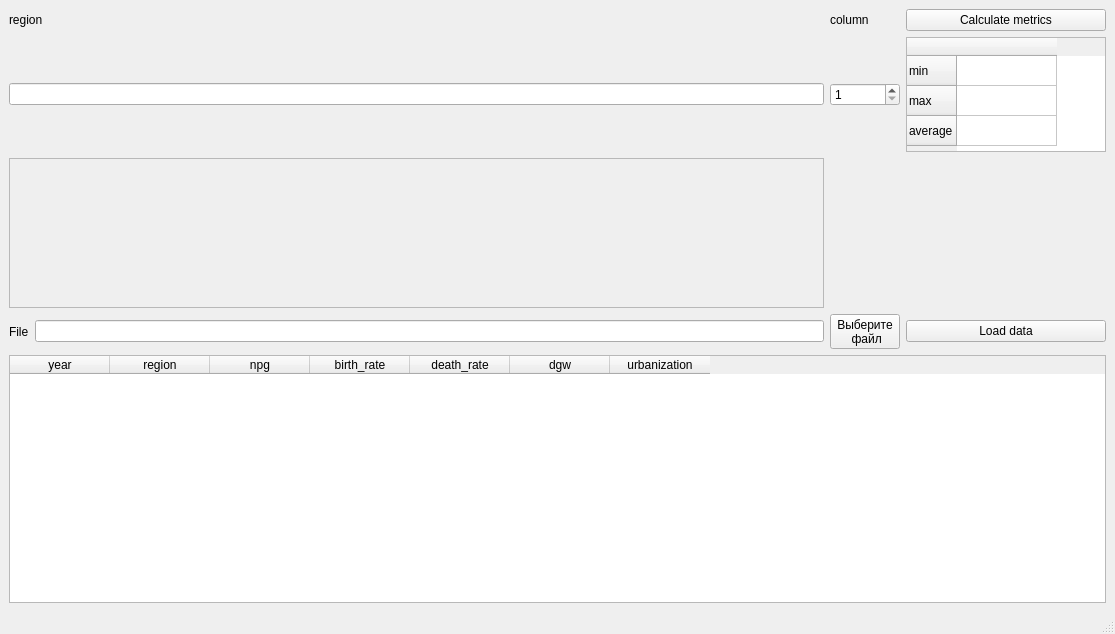
<?xml version="1.0" encoding="UTF-8"?>
<ui version="4.0">
 <class>MainWindow</class>
 <widget class="QMainWindow" name="MainWindow">
  <property name="geometry">
   <rect>
    <x>0</x>
    <y>0</y>
    <width>1115</width>
    <height>634</height>
   </rect>
  </property>
  <property name="windowTitle">
   <string>MainWindow</string>
  </property>
  <widget class="QWidget" name="centralwidget">
   <layout class="QGridLayout" name="gridLayout_2">
    <item row="0" column="0">
     <layout class="QGridLayout" name="gridLayout">
      <item row="0" column="0">
       <widget class="QLabel" name="label">
        <property name="text">
         <string>region</string>
        </property>
       </widget>
      </item>
      <item row="0" column="1">
       <widget class="QLabel" name="label_2">
        <property name="text">
         <string>column</string>
        </property>
       </widget>
      </item>
      <item row="1" column="1">
       <layout class="QVBoxLayout" name="verticalLayout_2">
        <item>
         <widget class="QSpinBox" name="spinBox">
          <property name="minimum">
           <number>1</number>
          </property>
          <property name="maximum">
           <number>7</number>
          </property>
         </widget>
        </item>
       </layout>
      </item>
      <item row="0" column="2">
       <widget class="QPushButton" name="pushButton_2">
        <property name="text">
         <string>Calculate metrics</string>
        </property>
       </widget>
      </item>
      <item row="3" column="2">
       <widget class="QPushButton" name="pushButton">
        <property name="text">
         <string>Load data</string>
        </property>
       </widget>
      </item>
      <item row="1" column="2">
       <widget class="QTableWidget" name="tableWidget_2">
        <property name="minimumSize">
         <size>
          <width>0</width>
          <height>115</height>
         </size>
        </property>
        <property name="maximumSize">
         <size>
          <width>200</width>
          <height>115</height>
         </size>
        </property>
        <property name="editTriggers">
         <set>QAbstractItemView::NoEditTriggers</set>
        </property>
        <row>
         <property name="text">
          <string>min</string>
         </property>
        </row>
        <row>
         <property name="text">
          <string>max</string>
         </property>
        </row>
        <row>
         <property name="text">
          <string>average</string>
         </property>
        </row>
        <column>
         <property name="text">
          <string/>
         </property>
        </column>
       </widget>
      </item>
      <item row="3" column="1">
       <widget class="QToolButton" name="toolButton">
        <property name="text">
         <string>Выберите
 файл</string>
        </property>
       </widget>
      </item>
      <item row="1" column="0">
       <layout class="QVBoxLayout" name="verticalLayout">
        <item>
         <widget class="QLineEdit" name="lineEdit_2"/>
        </item>
       </layout>
      </item>
      <item row="3" column="0">
       <layout class="QHBoxLayout" name="horizontalLayout">
        <item>
         <widget class="QLabel" name="label_3">
          <property name="text">
           <string>File</string>
          </property>
         </widget>
        </item>
        <item>
         <widget class="QLineEdit" name="lineEdit">
          <property name="minimumSize">
           <size>
            <width>200</width>
            <height>0</height>
           </size>
          </property>
         </widget>
        </item>
       </layout>
      </item>
      <item row="2" column="2">
       <widget class="QLabel" name="label_4">
        <property name="maximumSize">
         <size>
          <width>16777215</width>
          <height>16777215</height>
         </size>
        </property>
        <property name="text">
         <string/>
        </property>
       </widget>
      </item>
      <item row="2" column="0">
       <widget class="QFrame" name="frame">
        <property name="minimumSize">
         <size>
          <width>200</width>
          <height>150</height>
         </size>
        </property>
        <property name="styleSheet">
         <string notr="true"/>
        </property>
        <property name="frameShape">
         <enum>QFrame::StyledPanel</enum>
        </property>
        <property name="frameShadow">
         <enum>QFrame::Raised</enum>
        </property>
       </widget>
      </item>
     </layout>
    </item>
    <item row="1" column="0">
     <widget class="QTableWidget" name="tableWidget">
      <property name="editTriggers">
       <set>QAbstractItemView::NoEditTriggers</set>
      </property>
      <column>
       <property name="text">
        <string>year</string>
       </property>
      </column>
      <column>
       <property name="text">
        <string>region</string>
       </property>
      </column>
      <column>
       <property name="text">
        <string>npg</string>
       </property>
      </column>
      <column>
       <property name="text">
        <string>birth_rate</string>
       </property>
      </column>
      <column>
       <property name="text">
        <string>death_rate</string>
       </property>
      </column>
      <column>
       <property name="text">
        <string>dgw</string>
       </property>
      </column>
      <column>
       <property name="text">
        <string>urbanization</string>
       </property>
      </column>
     </widget>
    </item>
   </layout>
  </widget>
  <widget class="QMenuBar" name="menubar">
   <property name="geometry">
    <rect>
     <x>0</x>
     <y>0</y>
     <width>1115</width>
     <height>22</height>
    </rect>
   </property>
  </widget>
  <widget class="QStatusBar" name="statusbar"/>
 </widget>
 <resources/>
 <connections/>
</ui>
